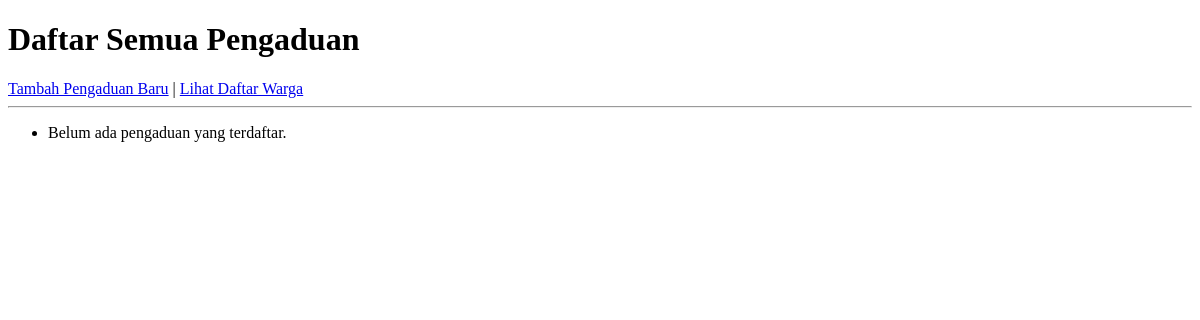
Before: /warga/pengaduan/ with the older database file.
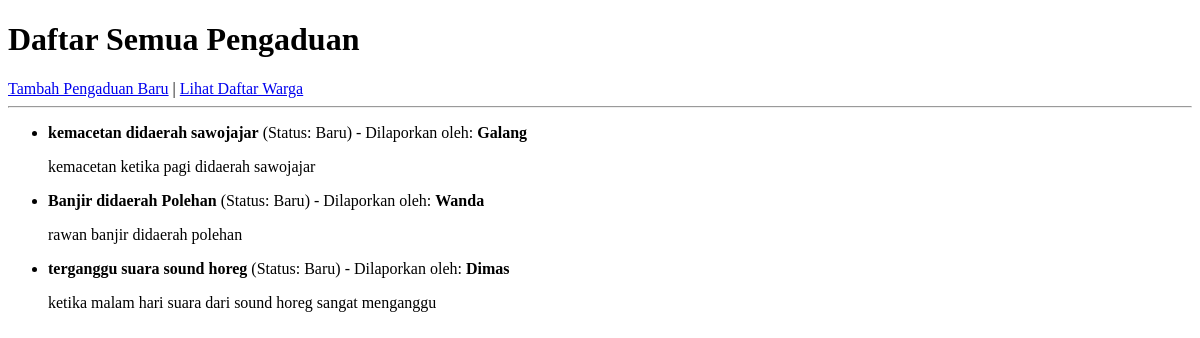
After: the same page with the newer database file.
### warga/models.py (models this page shows, shortened)
class Pengaduan(models.Model):
    STATUS_CHOICES = [
        ('BARU', 'Baru'),
        ('DIPROSES', 'Diproses'),
        ('SELESAI', 'Selesai'),
    ]
    judul = models.CharField(max_length=200)
    deskripsi = models.TextField()
    status = models.CharField(max_length=10, choices=STATUS_CHOICES, default='BARU')
    tanggal_lapor = models.DateTimeField(auto_now_add=True)
    pelapor = models.ForeignKey(Warga, on_delete=models.CASCADE, related_name='pengaduan')

class Warga(models.Model):
    nik = models.CharField(max_length=16, unique=True, verbose_name="Nomor Induk Kependudukan")
    nama_lengkap = models.CharField(max_length=100, verbose_name="Nama Lengkap")
    alamat = models.TextField(verbose_name="Alamat Tinggal")
    no_telepon = models.CharField(max_length=15, blank=True, verbose_name="Nomor Telepon")
    tanggal_registrasi = models.DateTimeField(auto_now_add=True)

### warga/views.py (the view)
# urls.py: path('pengaduan/', PengaduanListView.as_view(), name='pengaduan-list'),
class PengaduanListView(ListView):
    model = Pengaduan

### warga/templates/warga/pengaduan_list.html (shortened to what this page needs)
<!DOCTYPE html>
<html>
<head>
</head>
<body>
    <h1>Daftar Semua Pengaduan</h1>
    <a href="{% url 'pengaduan-tambah' %}">Tambah Pengaduan Baru</a> |
    <a href="{% url 'warga-list' %}">Lihat Daftar Warga</a>
    <hr>
    <ul>
        {% for pengaduan in object_list %}
        <li>
            <strong>{{ pengaduan.judul }}</strong>
            (Status: {{ pengaduan.get_status_display }})
            - Dilaporkan oleh: <strong>{{ pengaduan.pelapor.nama_lengkap }}</strong>
            <p>{{ pengaduan.deskripsi }}</p>
        </li>
        {% empty %}
        <li>Belum ada pengaduan yang terdaftar.</li>
        {% endfor %}
    </ul>
</body>
</html>

Changed rows visible on the page:
added Pengaduan: judul "kemacetan didaerah sawojajar", status "Baru", pelapor.nama_lengkap "Galang", deskripsi "kemacetan ketika pagi didaerah sawojajar"
added Pengaduan: judul "Banjir didaerah Polehan", status "Baru", pelapor.nama_lengkap "Wanda", deskripsi "rawan banjir didaerah polehan"
added Pengaduan: judul "terganggu suara sound horeg", status "Baru", pelapor.nama_lengkap "Dimas", deskripsi "ketika malam hari suara dari sound horeg sangat menganggu"
Other visible differences:
text no longer shown: "Belum ada pengaduan yang terdaftar."
